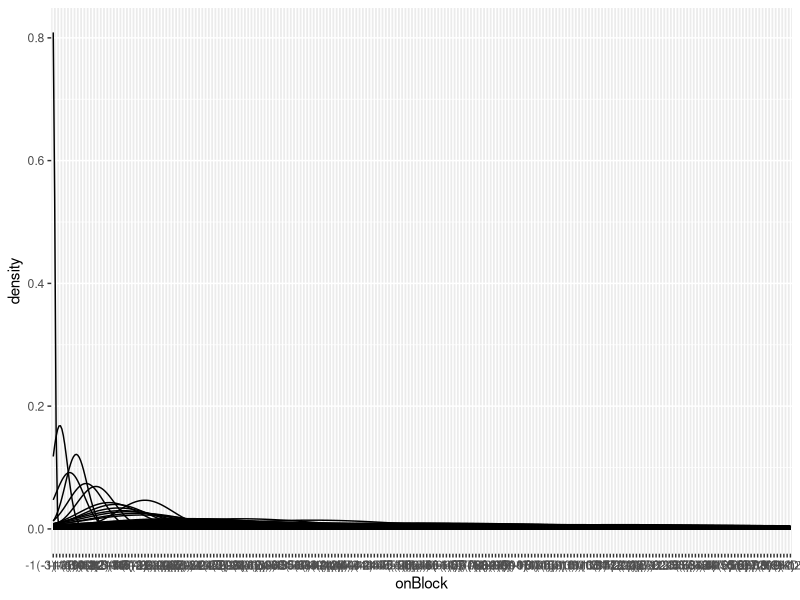
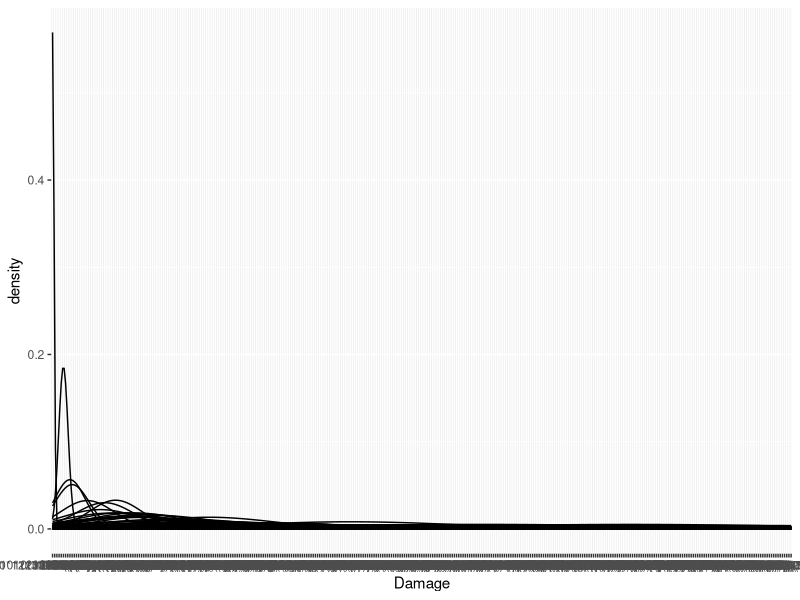
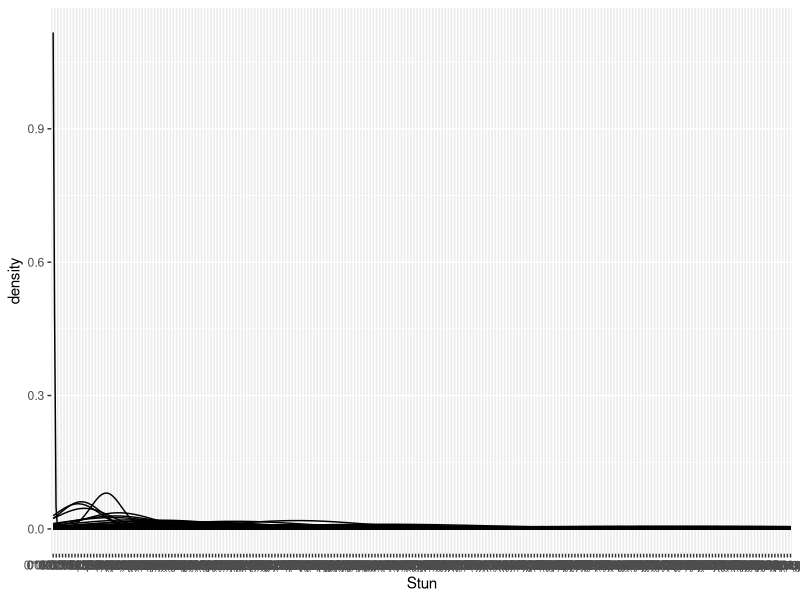

These figures' R source, in order:
## ---- chunk 1
knitr::opts_chunk$set(echo = TRUE)
## ---- chunk 2
library(tidyverse)
## ---- chunk 3
df <- read.csv("data/all.csv", stringsAsFactors = FALSE)
# Check for missing values
na_rows <- df[!complete.cases(df), ]
na_rows
nrow(df)
ncol(df)
## ---- chunk 4
ggplot(df, aes(onBlock)) +
  geom_density()
ggplot(df, aes(Damage)) +
  geom_density()
ggplot(df, aes(Stun)) +
  geom_density()
